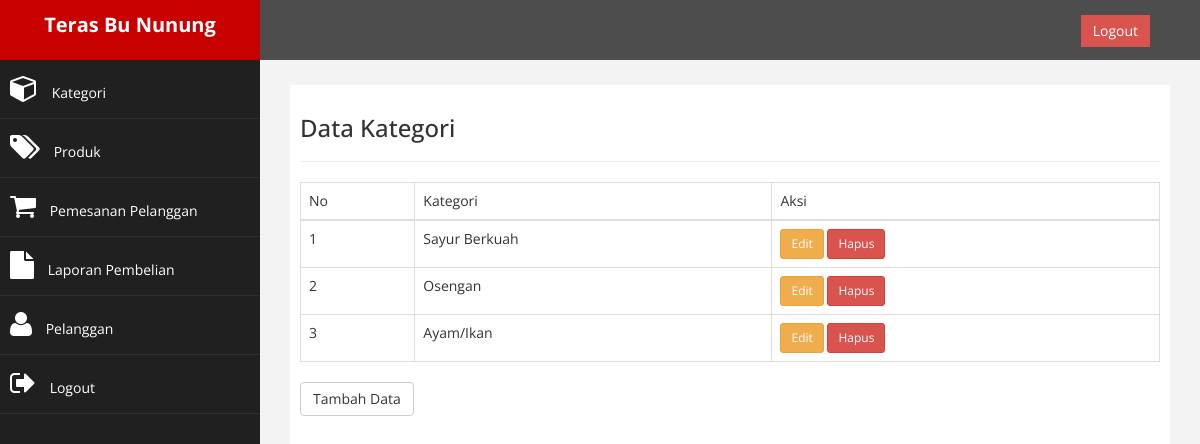
The page /admin/index.php (signed in) on the database its author committed.
### tables this page shows
CREATE TABLE `kategori` (
  `id_kategori` int(5) NOT NULL,
  `nama_kategori` varchar(100) NOT NULL
);

### admin/kategori.php (the view)
<h3>Data Kategori</h3>
<hr>
<table class="table table-bordered">
    <thead>
        <tr>
            <td>No</td>
            <td>Kategori</td>
            <td>Aksi</td>
        </tr>
    </thead>
    <tbody>
        <?php $no = 1; ?>
        <?php $ambil = $koneksi->query("SELECT * FROM kategori"); ?>
        <?php while ($pecah = $ambil->fetch_assoc()) { ?>
            <tr>
                <td><?php echo $no++ ?></td>
                <td><?php echo $pecah['nama_kategori']; ?></td>
                <td>
                    <a href="index.php?halaman=editkategori&id=<?php echo $pecah['id_kategori']; ?>" class="btn btn-warning btn-sm">Edit</a>
                    <a href="index.php?halaman=hapuskategori&id=<?php echo $pecah['id_kategori']; ?>" class="btn btn-danger btn-sm">Hapus</a>
                </td>
            </tr>
        <?php } ?>
    </tbody>
</table>
<a href="index.php?halaman=tambahkategori" class="btn btn-default">Tambah Data</a>

### admin/assets/css/custom.css (style rules this page uses)
body { font-family: 'Open Sans', sans-serif; }

### rows shown on the page
kategori: nama_kategori "Sayur Berkuah"
kategori: nama_kategori "Osengan"
kategori: nama_kategori "Ayam/Ikan"
